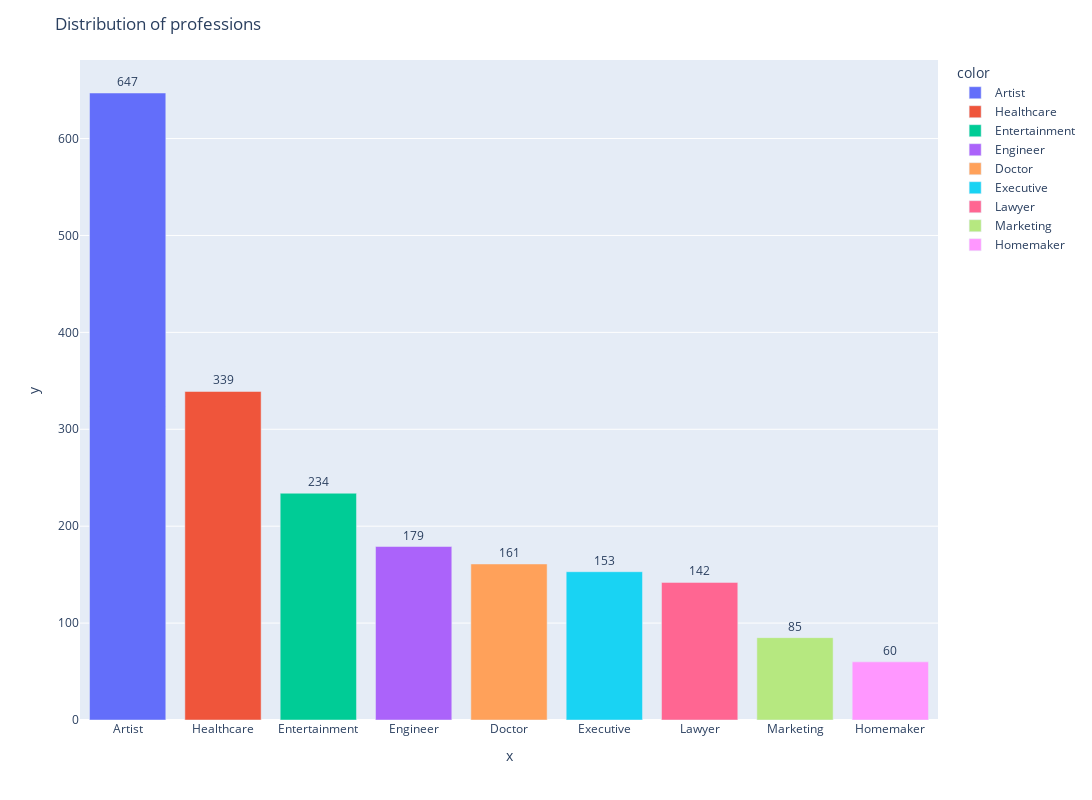

Notebook cell for this chart:
### Code cell
profession_count = df["Profession"].value_counts()

fig = px.bar(y=profession_count, x=profession_count.index, color=profession_count.index, text_auto=True, width=1200, height=800)
fig.update_traces(textposition="outside")
fig.update_layout(title="Distribution of professions")

fig.show()

# The largest group is Artist, second largest is Healthcare, third largest is Entertainment and smallest is Homemaker.

### Figure 1 — Plotly figure (JSON) as saved in the notebook; plotly's stock layout.template omitted (floating-point values rounded to 4 significant figures)
{"data": [{"alignmentgroup": "True", "hovertemplate": "color=Artist<br>x=%{x}<br>y=%{y}<extra></extra>", "legendgroup": "Artist", "marker": {"color": "#636efa", "pattern": {"shape": ""}}, "name": "Artist", "offsetgroup": "Artist", "orientation": "v", "showlegend": true, "textposition": "outside", "texttemplate": "%{y}", "type": "bar", "x": ["Artist"], "xaxis": "x", "y": [647], "yaxis": "y"}, {"alignmentgroup": "True", "hovertemplate": "color=Healthcare<br>x=%{x}<br>y=%{y}<extra></extra>", "legendgroup": "Healthcare", "marker": {"color": "#EF553B", "pattern": {"shape": ""}}, "name": "Healthcare", "offsetgroup": "Healthcare", "orientation": "v", "showlegend": true, "textposition": "outside", "texttemplate": "%{y}", "type": "bar", "x": ["Healthcare"], "xaxis": "x", "y": [339], "yaxis": "y"}, {"alignmentgroup": "True", "hovertemplate": "color=Entertainment<br>x=%{x}<br>y=%{y}<extra></extra>", "legendgroup": "Entertainment", "marker": {"color": "#00cc96", "pattern": {"shape": ""}}, "name": "Entertainment", "offsetgroup": "Entertainment", "orientation": "v", "showlegend": true, "textposition": "outside", "texttemplate": "%{y}", "type": "bar", "x": ["Entertainment"], "xaxis": "x", "y": [234], "yaxis": "y"}, {"alignmentgroup": "True", "hovertemplate": "color=Engineer<br>x=%{x}<br>y=%{y}<extra></extra>", "legendgroup": "Engineer", "marker": {"color": "#ab63fa", "pattern": {"shape": ""}}, "name": "Engineer", "offsetgroup": "Engineer", "orientation": "v", "showlegend": true, "textposition": "outside", "texttemplate": "%{y}", "type": "bar", "x": ["Engineer"], "xaxis": "x", "y": [179], "yaxis": "y"}, {"alignmentgroup": "True", "hovertemplate": "color=Doctor<br>x=%{x}<br>y=%{y}<extra></extra>", "legendgroup": "Doctor", "marker": {"color": "#FFA15A", "pattern": {"shape": ""}}, "name": "Doctor", "offsetgroup": "Doctor", "orientation": "v", "showlegend": true, "textposition": "outside", "texttemplate": "%{y}", "type": "bar", "x": ["Doctor"], "xaxis": "x", "y": [161], "yaxis": "y"}, {"alignmentgroup": "True", "hovertemplate": "color=Executive<br>x=%{x}<br>y=%{y}<extra></extra>", "legendgroup": "Executive", "marker": {"color": "#19d3f3", "pattern": {"shape": ""}}, "name": "Executive", "offsetgroup": "Executive", "orientation": "v", "showlegend": true, "textposition": "outside", "texttemplate": "%{y}", "type": "bar", "x": ["Executive"], "xaxis": "x", "y": [153], "yaxis": "y"}, {"alignmentgroup": "True", "hovertemplate": "color=Lawyer<br>x=%{x}<br>y=%{y}<extra></extra>", "legendgroup": "Lawyer", "marker": {"color": "#FF6692", "pattern": {"shape": ""}}, "name": "Lawyer", "offsetgroup": "Lawyer", "orientation": "v", "showlegend": true, "textposition": "outside", "texttemplate": "%{y}", "type": "bar", "x": ["Lawyer"], "xaxis": "x", "y": [142], "yaxis": "y"}, {"alignmentgroup": "True", "hovertemplate": "color=Marketing<br>x=%{x}<br>y=%{y}<extra></extra>", "legendgroup": "Marketing", "marker": {"color": "#B6E880", "pattern": {"shape": ""}}, "name": "Marketing", "offsetgroup": "Marketing", "orientation": "v", "showlegend": true, "textposition": "outside", "texttemplate": "%{y}", "type": "bar", "x": ["Marketing"], "xaxis": "x", "y": [85], "yaxis": "y"}, {"alignmentgroup": "True", "hovertemplate": "color=Homemaker<br>x=%{x}<br>y=%{y}<extra></extra>", "legendgroup": "Homemaker", "marker": {"color": "#FF97FF", "pattern": {"shape": ""}}, "name": "Homemaker", "offsetgroup": "Homemaker", "orientation": "v", "showlegend": true, "textposition": "outside", "texttemplate": "%{y}", "type": "bar", "x": ["Homemaker"], "xaxis": "x", "y": [60], "yaxis": "y"}], "layout": {"barmode": "relative", "height": 800, "legend": {"title": {"text": "color"}, "tracegroupgap": 0}, "margin": {"t": 60}, "title": {"text": "Distribution of professions"}, "width": 1200, "xaxis": {"anchor": "y", "domain": [0, 1], "title": {"text": "x"}}, "yaxis": {"anchor": "x", "domain": [0, 1], "title": {"text": "y"}}}}
